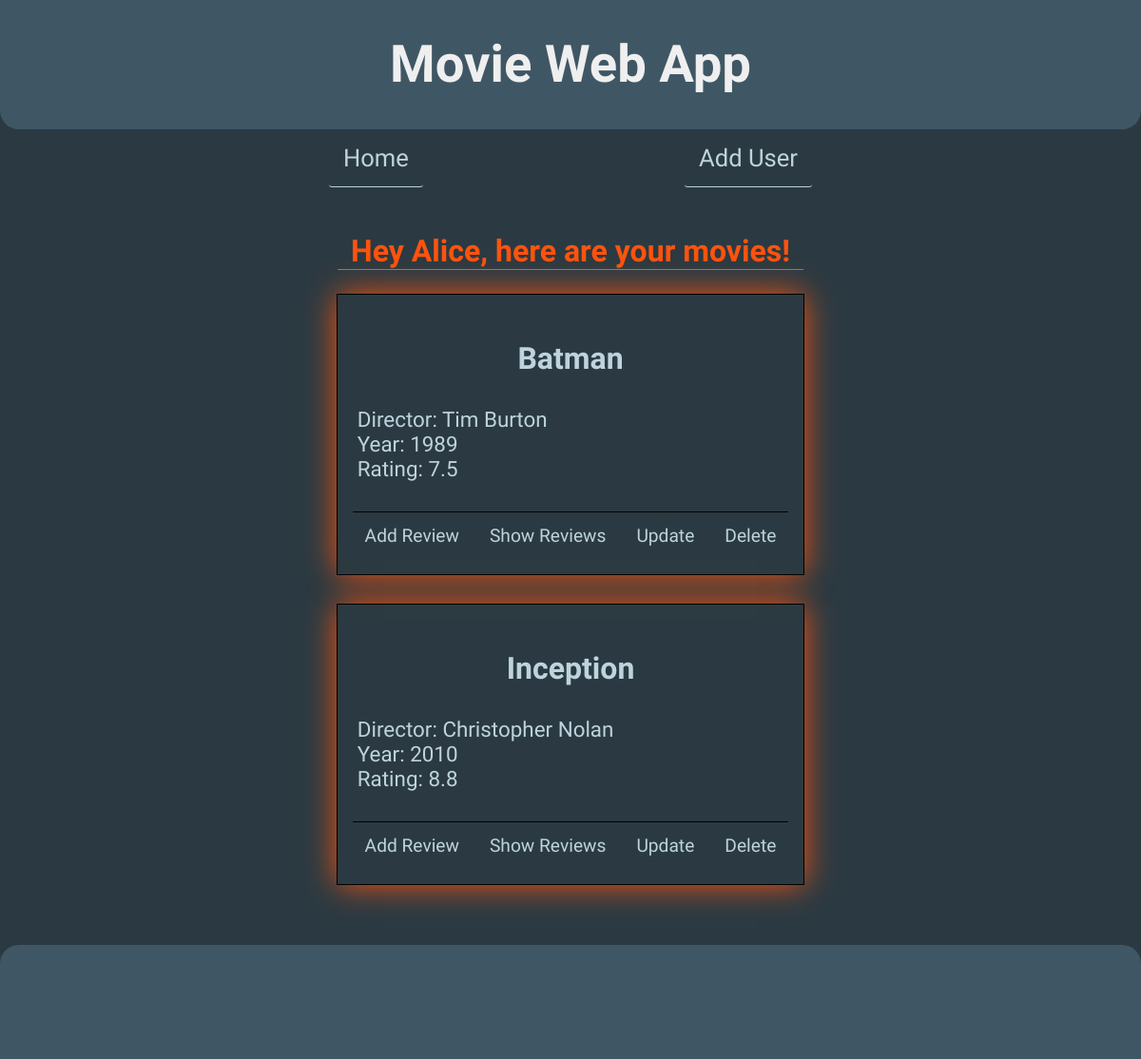
The app's page /users/3, older data.
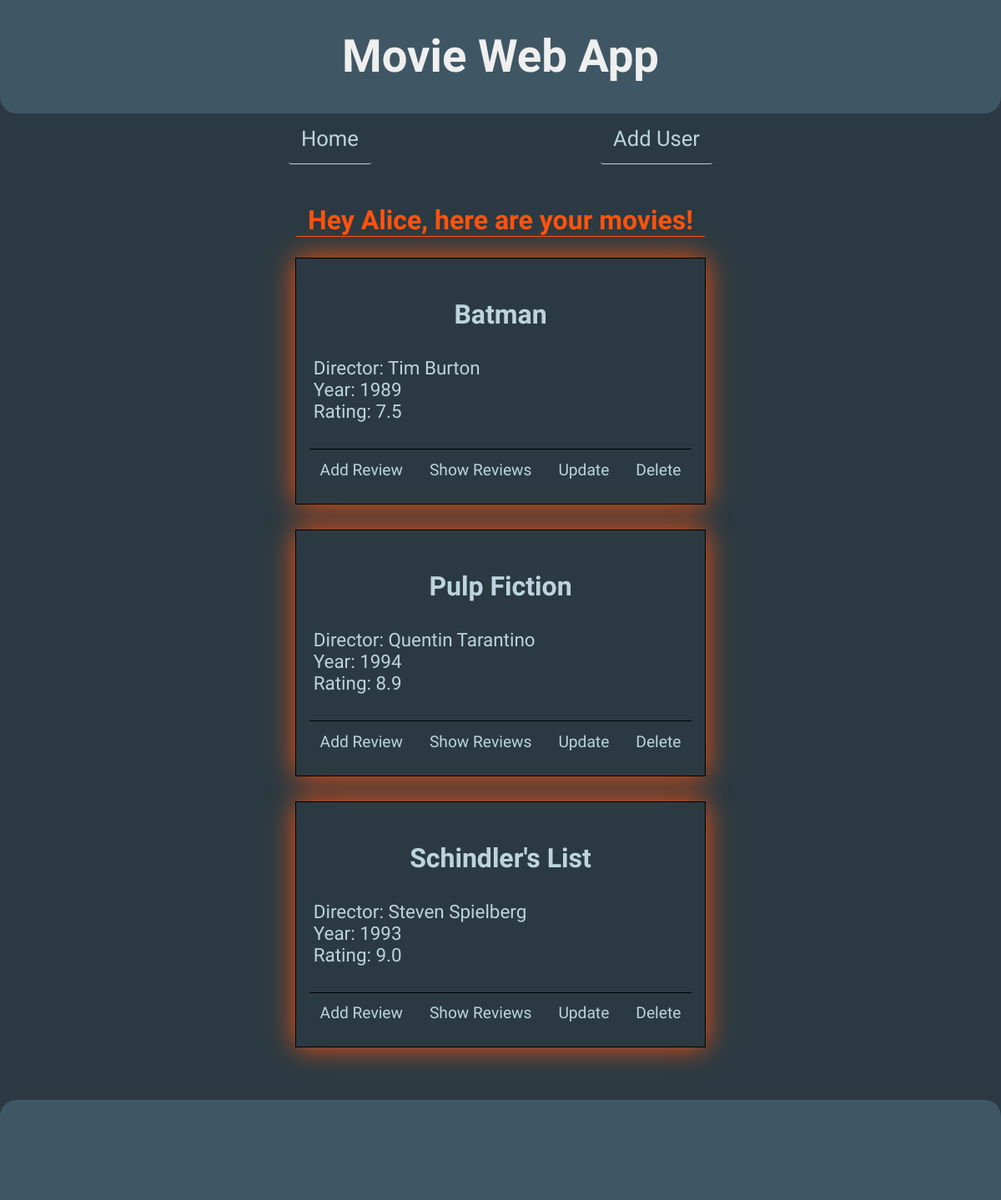
The same page, newer data.
### data_manager/sql_data_models.py (models this page shows, shortened)
class User(db.Model):
    user_id = db.Column(db.Integer, primary_key=True, autoincrement=True)
    user = db.Column(db.String(255), nullable=False)

class Movie(db.Model):
    movie_id = db.Column(db.Integer, primary_key=True, autoincrement=True)
    title = db.Column(db.String(255), nullable=False)
    director = db.Column(db.String(255), nullable=True)
    publication_year = db.Column(db.Integer, nullable=True)
    rating = db.Column(db.Float, nullable=True)

### app.py (the view)
@app.route("/users/<user_id>")
def list_user_movies(user_id):
    try:
        username, movies = data_manager.get_username_and_movies(user_id)
        if username:
            return render_index(title=f"Movies of {username}  - Movie Web App",
                                content_type="list_movies",
                                user=username,
                                movies=movies,
                                user_id=user_id)
    except TypeError:
        abort(404, "User not in database.")

### app.py (called while the page is built)
def render_index(title="Home - Movie App", content_type="home", **kwargs):
    data_to_render = {
        "title": title,
        "content_type": content_type,
        **kwargs
    }
    return render_template("index.html", **data_to_render)

### data_manager/sql_data_manager.py (called while the page is built)
    def get_username_and_movies(self, user_id) -> tuple:
        user = User.query.filter_by(user_id=user_id).first()
        username = user.user
        user_movies = db.session.query(Movie).join(
            UserMovies, UserMovies.movie_id == Movie.movie_id).filter(
            UserMovies.user_id == user_id).all()
        if not user_movies:
            return username, {}
        movies_dict = {}
        for movie in user_movies:
            movie_dict = {
                "title": movie.title,
                "director": movie.director,
                "year": movie.publication_year,
                "rating": movie.rating
            }
            movies_dict[str(movie.movie_id)] = movie_dict
        return username, movies_dict

### templates/index.html (shortened to what this page needs)
<!DOCTYPE html>
<html lang="en">
<head>
    <link rel="stylesheet" href="{{ url_for('static', filename='styles.css') }}" />
</head>
<body>
    <header>
        <h1>Movie Web App</h1>
    </header>
    <nav>
        <div class="nav-links">
            <a id="home" href="{{ url_for('list_all_users') }}">Home</a>
            <a href="{{ url_for('add_user') }}">Add User</a>
        </div>
    </nav>
    <main>
        {% block content %}
        {% if content_type == "home" %}
        {% include "user_templates/list-users.html" %}
        {% elif content_type == "list_movies" %}
        {% include "movie_templates/list-movies.html" %}
        {% elif content_type == "add_user" %}
        {% include "user_templates/add-user.html" %}
        {% elif content_type == "add_movie" %}
        {% include "movie_templates/add-movie.html" %}
        {% elif content_type == "update_movie" %}
        {% include "movie_templates/update-movie.html" %}
        {% elif content_type == "delete_movie" %}
        {% include "movie_templates/delete-movie.html" %}
        {% elif content_type == "add_review" %}
        {% include "movie_templates/add-review.html" %}
        {% elif content_type == "list_reviews" %}
        {% include "movie_templates/list-reviews.html" %}
        {% else %}
        {% include "success.html" %}
        {% endif %}
        {% endblock %}
    </main>
    <footer></footer>
</body>
</html>

### templates/movie_templates/list-movies.html
<div id="movies-container">
    {% if not movies %}
    <h2>Sorry {{ user }}, you currently have no movies registered!</h2>
    {% else %}
    <h2>Hey {{ user }}, here are your movies!</h2>
    {% for movie_id, movie in movies.items() %}
    <div class="movies">
        <h3>{{ movie.get("title") }}</h3>
        <ul class="movie-properties">
            <li>Director: {{movie.get("director") }}</li>
            <li>Year: {{movie.get("year") }}</li>
            <li>Rating: {{movie.get("rating") }}</li>
        </ul>
        <form id="form-update-delete-movie" action="{{ url_for('delete_movie', user_id=user_id, movie_id=movie_id) }}"
            method="post">
            <a href="{{ url_for('add_review', user_id=user_id, movie_id=movie_id, movie_title=movie['title']) }}">Add
                Review</a>
            <a href="{{ url_for('list_reviews', movie_id=movie_id, movie_title=movie['title']) }}">Show
                Reviews</a>
            <a href="{{ url_for('update_movie_details', user_id=user_id, movie_id=movie_id) }}">Update</a>
            <button class="del-btn" type="submit">Delete</button>
        </form>
    </div>
    {% endfor %}
    {% endif %}
</div>

### static/styles.css (style rules this page uses)
:root { --bluish-gray: #3f5765; --dark-bluish-gray: #2b3a42; --neon-orange: #ff530d; --silver-blue: #bdd4de; --white: #efefef; }
html { font-size: 32px; background-color: black; font-family: "Kaushan Script", cursive; }
body { margin: 0; height: auto; background-color: var(--dark-bluish-gray); color: var(--neon-orange); display: flex; flex-direction: column; text-align: center; min-height: 100vh; margin: 0; }
header { background-color: var(--bluish-gray); border-radius: 0 0 20px 20px; }
h1 { font-size: 1.7rem; color: var(--white); background-color: #3f5765; }
h2 { font-size: 1rem; margin-top: 0; border-bottom: solid 1px var(--neon-orange); }
h3 { font-size: 1rem; margin-bottom: 0px; color: var(--silver-blue); text-decoration: none; }
button { font: inherit; font-size: 0.6rem; background: none; padding: 0; border: none; cursor: pointer; color: var(--silver-blue); }
main { display: flex; flex-direction: column; flex-grow: 1; justify-content: space-around; align-items: center; }
form { display: flex; flex-direction: row; }
a { font-size: 0.6rem; text-decoration: none; color: var(--silver-blue); transition: color 0.3s ease; }
ul { padding: 0; text-align: center; }
footer { background-color: var(--bluish-gray); height: 100px; margin-top: 1rem; padding: 10px; text-align: center; border-radius: 20px 20px 0 0; }
.movies { outline: solid 1px black; display: flex; flex-direction: column; justify-content: center; margin-bottom: 1rem; padding: 0.5rem; box-shadow: 0 0 1rem; }
#form-update-delete-movie { padding: 0.4rem; display: flex; justify-content: space-between; border-top: solid 1px black; gap: 1rem; }

Row changes from the older to the newer data that the page shows:
no longer on this page (row unchanged): Movie: get "Inception", get "Christopher Nolan", get "2010", get "8.8"
added Movie: get "Pulp Fiction", get "Quentin Tarantino", get "1994", get "8.9"
added Movie: get "Schindler's List", get "Steven Spielberg", get "1993", get "9.0"
Text that changed along with them:
new list line: "Director: Year: Rating: Add Review Show Reviews Update Delete"
list line gone: "Director: Year: Rating: Add Review Show Reviews Update Delete"
